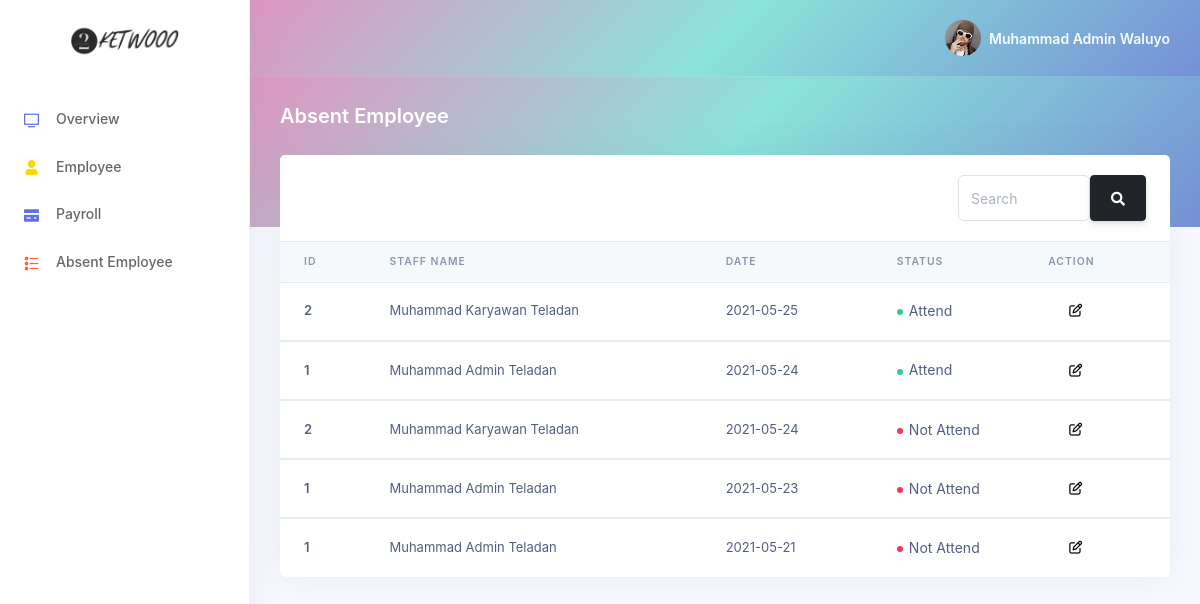
/index.php?page=AbsentEmployee (signed in), run on an earlier commit of the app's database.
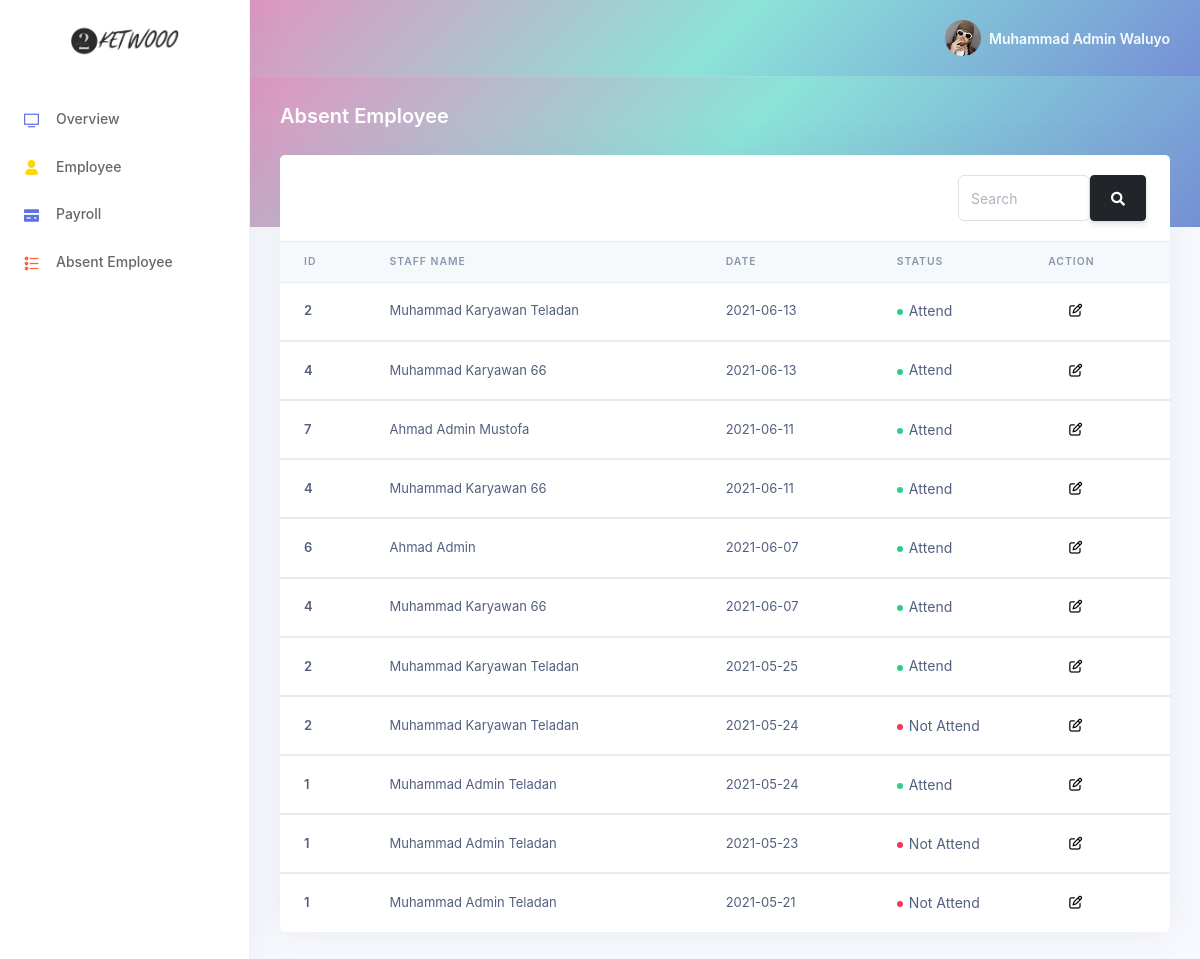
And on a later commit of the database.
### tables this page shows
CREATE TABLE `attendance` (
  `id_attendance` int(16) NOT NULL,
  `id_user` int(16) NOT NULL,
  `attendance_date` varchar(16) DEFAULT NULL,
  `attendance_status` tinyint(1) DEFAULT 0
);

CREATE TABLE `user` (
  `id_user` int(16) NOT NULL,
  `nama_user` varchar(64) NOT NULL,
  `email_user` varchar(64) NOT NULL,
  `password_user` varchar(64) NOT NULL,
  `level_user` enum('karyawan','admin','super_admin') NOT NULL,
  `jabatan` varchar(32) DEFAULT NULL,
  `join_date` date NOT NULL,
  `alamat_user` varchar(64) DEFAULT NULL,
  `nohp` varchar(16) DEFAULT NULL
);

### AbsentEmployee.php (the view, shortened to what this page needs)
<?php
  include("system/connection.php");
?>
        <div class="header gradient-bg pb-6">
            <div class="container-fluid">
                <div class="header-body">
                    <div class="row align-items-center py-4">
                        <div class="col-lg-6 col-7">
                            <h6 class="h2 text-white d-inline-block mb-0">Absent Employee</h6>
                        </div>
                    </div>
                </div>
            </div>
        </div>
        <div class="container-fluid mt--6">
            <div class="row">
                <div class="col">
                    <div class="card">
                        <div class="card-header border-0">
                            <div class="row align-items-center">
                                <div class="col-xl-3 text-right">
                                    <form action="" method="POST">
                                        <div class="input-group rounded">
                                            <input type="search" name="search" value="<?= $_POST["search"]??'' ?>" class="form-control rounded" placeholder="Search" aria-label="Search" aria-describedby="search-addon" />
                                            <button class="btn btn-dark" type="submit" id="search-addon">
                                                <i class="fas fa-search"></i>
                                            </button>
                                        </div>
                                    </form>
                                </div>
                            </div>
                        </div>
                        <div class="table-responsive">
                            <table class="table align-items-center table-flush">
                                <thead class="thead-light">
                                    <tr>
                                        <th scope="col">ID</th>
                                        <th scope="col">Staff Name</th>
                                        <th scope="col">Date</th>
                                        <th scope="col">Status</th>
                                        <th scope="col">Action</th>
                                    </tr>
                                </thead>
                                <?php
                                    $select = mysqli_query($connection,"SELECT * FROM attendance INNER JOIN user ON attendance.id_user = user.id_user ORDER BY attendance_date DESC");
                                   while ($data = mysqli_fetch_array($select)) {
                                ?>
                                <tbody>
                                    <tr>
                                        <th scope="row">
                                            <?= $data['id_user'] ?>
                                        </th>
                                        <td>
                                            <?= $data['nama_user'] ?>
                                        </td>
                                        <td>
                                            <?= $data['attendance_date'] ?>
                                        </td>
                                        <td>
                                        <?php
                                            if($data['attendance_status'] == 1){
                                            echo '<span class="badge badge-dot mr--4">
                                            <i class="bg-success"></i>Attend
                                            </span>';
                                            }else{
                                            echo '<span class="badge badge-dot mr--4">
                                            <i class="bg-danger"></i>Not Attend
                                            </span>';
                                        } ?>
                                        </td>
                                        <td>
                                            <div class="col-4">
                                                <button type="button" class="editprofile fa fa-edit" data-toggle="modal" data-target="#edit_attend<?= $data['id_attendance'] ?>"></button>
                                            </div>
                                        </td>
                                    </tr>
                                    <?php } ?>
                                </tbody>
                            </table>
                        </div>
                    </div>
                </div>
            </div>
        </div>
    </div>

### index.php (shortened to what this page needs)
<!DOCTYPE html>
<html>
<head>
    <link rel='stylesheet prefetch' href='http://netdna.bootstrapcdn.com/font-awesome/3.2.1/css/font-awesome.css'>
    <link rel="stylesheet" href="asset/library/vendor/nucleo/css/nucleo.css" type="text/css">
    <link rel="stylesheet" href="asset/library/vendor/@fortawesome/fontawesome-free/css/all.min.css" type="text/css">
    <link rel="stylesheet" href="asset/library/sweetalert/dist/sweetalert2.min.css">
    <link rel="stylesheet" href="asset/library/css/argon.css" type="text/css">
    <link rel="stylesheet" href="asset/styles.css">
</head>
<body onload="getData(<?= $_SESSION['id_user'] ?>)">
  <nav class="sidenav navbar navbar-vertical  fixed-left  navbar-expand-xs navbar-light bg-white" id="sidenav-main">
    <div class="scrollbar-inner">
      <div class="sidenav-header  align-items-center">
        <a class="navbar-brand" href="javascript:void(0)">
          <img src="asset/images/ketwooo.png" class="navbar-brand-img" alt="...">
        </a>
      </div>
      <div class="navbar-inner">
        <div class="collapse navbar-collapse" id="sidenav-collapse-main">
          <ul class="navbar-nav">
            <?php if ($_SESSION['level_user'] == 'super_admin' || $_SESSION['level_user'] == 'admin'){ ?>
            <li class="nav-item">
              <a class="nav-link" href="index.php?page=overview">
                <i class="ni ni-tv-2 text-primary"></i>
                <span class="nav-link-text">Overview</span>
              </a>
            </li>
            <li class="nav-item">
              <a class="nav-link" href="index.php?page=employee">
                <i class="ni ni-single-02 text-yellow"></i>
                <span class="nav-link-text">Employee</span>
              </a>
            </li>
            <li class="nav-item">
              <a class="nav-link" href="index.php?page=payroll">
                <i class="ni ni-credit-card text-primary"></i>
                <span class="nav-link-text">Payroll</span>
              </a>
            </li>
            <li class="nav-item">
              <a class="nav-link" href="index.php?page=AbsentEmployee">
                <i class="ni ni-bullet-list-67 text-orange"></i>
                <span class="nav-link-text">Absent Employee</span>
              </a>
            </li>
            <?php }?>
          </ul>
        </div>
      </div>
    </div>
  </nav>
  <div class="main-content" id="panel">
    <nav class="navbar navbar-top navbar-expand navbar-dark gradient-bg border-bottom">
      <div class="container-fluid">
        <div class="collapse navbar-collapse" id="navbarSupportedContent">
          <ul class="navbar-nav align-items-center  ml-md-auto ml-md-0 ">
            <li class="nav-item dropdown">
              <a class="nav-link pr-0" href="#" role="button" data-toggle="dropdown" aria-haspopup="true" aria-expanded="false">
                <div class="media align-items-center">
                  <span class="avatar avatar-sm rounded-circle">
                    <img alt="Image placeholder" src="asset/images/profil.jpg">
                  </span>
                  <div class="media-body  ml-2  d-none d-lg-block">
                    <span class="mb-0 text-sm  font-weight-bold"><?= $_SESSION["nama_user"] ?></span>
                  </div>
                </div>
              </a>
            </li>
          </ul>
        </div>
      </div>
    </nav>
    <?php
    if (!isset($_GET["page"])) {
        if ($_SESSION['level_user'] == 'super_admin' || $_SESSION['level_user'] == 'admin'){
            include("overview.php");
        }elseif($_SESSION['level_user'] == 'karyawan'){
            include("attendance.php");
        }
    } else {
        include($_GET["page"] . ".php");
    }
    ?>
</body>
</html>

### asset/styles.css (style rules this page uses)
body { font-family: -apple-system, BlinkMacSystemFont, 'Segoe UI', Roboto, Oxygen, Ubuntu, Cantarell, 'Open Sans', 'Helvetica Neue', sans-serif; }
.gradient-bg { background-image: linear-gradient(135deg, #DF95C1, #8BE3D9, #7590D6); }
button.editprofile { background-color: transparent; border: none; }
thead { cursor: default; }

What changed in the data, as far as the page shows it:
added attendance: id_user.id_user "2", id_user.nama_user "Muhammad Karyawan Teladan", attendance_date "2021-06-13", attendance_status 1 (drawn)
added attendance: id_user.id_user "4", id_user.nama_user "Muhammad Karyawan 66", attendance_date "2021-06-13", attendance_status 1 (drawn)
added attendance: id_user.id_user "7", id_user.nama_user "Ahmad Admin Mustofa", attendance_date "2021-06-11", attendance_status 1 (drawn)
added attendance: id_user.id_user "4", id_user.nama_user "Muhammad Karyawan 66", attendance_date "2021-06-11", attendance_status 1 (drawn)
added attendance: id_user.id_user "6", id_user.nama_user "Ahmad Admin", attendance_date "2021-06-07", attendance_status 1 (drawn)
added attendance: id_user.id_user "4", id_user.nama_user "Muhammad Karyawan 66", attendance_date "2021-06-07", attendance_status 1 (drawn)
shown differently, row unchanged: attendance (number 8 of 11 on the later page): moves up the list
